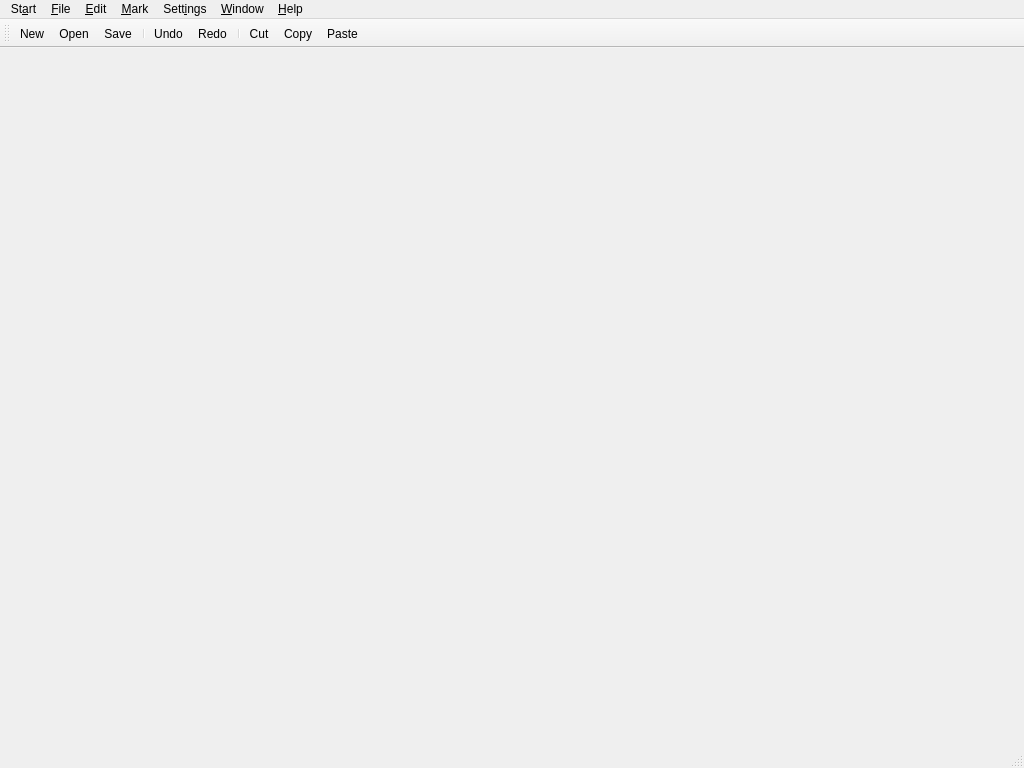
<?xml version="1.0" encoding="UTF-8"?>
<ui version="4.0">
 <class>MainWindow</class>
 <widget class="QMainWindow" name="MainWindow">
  <property name="geometry">
   <rect>
    <x>0</x>
    <y>0</y>
    <width>1024</width>
    <height>768</height>
   </rect>
  </property>
  <property name="windowTitle">
   <string>Code Editor</string>
  </property>
  <widget class="QWidget" name="centralWidget">
   <layout class="QVBoxLayout" name="verticalLayout">
    <property name="spacing">
     <number>2</number>
    </property>
    <property name="leftMargin">
     <number>2</number>
    </property>
    <property name="topMargin">
     <number>2</number>
    </property>
    <property name="rightMargin">
     <number>2</number>
    </property>
    <property name="bottomMargin">
     <number>2</number>
    </property>
    <item>
     <widget class="QWidget" name="editorContainer" native="true">
      <layout class="QVBoxLayout" name="editorContainerLayout">
       <property name="spacing">
        <number>2</number>
       </property>
       <property name="leftMargin">
        <number>0</number>
       </property>
       <property name="topMargin">
        <number>0</number>
       </property>
       <property name="rightMargin">
        <number>0</number>
       </property>
       <property name="bottomMargin">
        <number>0</number>
       </property>
       <item>
        <widget class="QWidget" name="editorPlaceholder" native="true"/>
       </item>
      </layout>
     </widget>
    </item>
   </layout>
  </widget>
  <widget class="QMenuBar" name="menuBar">
   <property name="geometry">
    <rect>
     <x>0</x>
     <y>0</y>
     <width>1024</width>
     <height>23</height>
    </rect>
   </property>
   <widget class="QMenu" name="menuStart">
    <property name="tearOffEnabled">
     <bool>true</bool>
    </property>
    <property name="title">
     <string>St&amp;art</string>
    </property>
    <addaction name="actionStartNewInstance"/>
    <addaction name="separator"/>
    <addaction name="separator"/>
    <addaction name="actionStartExit"/>
   </widget>
   <widget class="QMenu" name="menuFile">
    <property name="tearOffEnabled">
     <bool>true</bool>
    </property>
    <property name="title">
     <string>&amp;File</string>
    </property>
    <widget class="QMenu" name="menuFileRecent">
     <property name="title">
      <string>&amp;Recent</string>
     </property>
     <property name="icon">
      <iconset>
       <normaloff>:/icon/file/recent.svg</normaloff>:/icon/file/recent.svg</iconset>
     </property>
    </widget>
    <widget class="QMenu" name="menuFileType">
     <property name="title">
      <string>&amp;Type</string>
     </property>
     <property name="icon">
      <iconset>
       <normaloff>:/icon/file/type.svg</normaloff>:/icon/file/type.svg</iconset>
     </property>
    </widget>
    <widget class="QMenu" name="menuFileEncoding">
     <property name="title">
      <string>&amp;Encoding</string>
     </property>
     <property name="icon">
      <iconset>
       <normaloff>:/icon/file/encoding.svg</normaloff>:/icon/file/encoding.svg</iconset>
     </property>
     <addaction name="actionEncodingUTF8"/>
     <addaction name="actionEncodingUTF8BOM"/>
     <addaction name="actionEncodingGBK"/>
     <addaction name="actionEncodingGB2312"/>
     <addaction name="actionEncodingGB18030"/>
     <addaction name="actionEncodingBig5"/>
     <addaction name="separator"/>
     <addaction name="actionEncodingASCII"/>
     <addaction name="actionEncodingISO88591"/>
     <addaction name="actionEncodingUTF16"/>
     <addaction name="actionEncodingUTF16LE"/>
    </widget>
    <addaction name="actionFileNew"/>
    <addaction name="actionFileOpen"/>
    <addaction name="menuFileRecent"/>
    <addaction name="separator"/>
    <addaction name="actionFileSave"/>
    <addaction name="actionFileSaveAs"/>
    <addaction name="separator"/>
    <addaction name="menuFileType"/>
    <addaction name="menuFileEncoding"/>
    <addaction name="actionFileReadOnly"/>
    <addaction name="actionFileProperties"/>
    <addaction name="separator"/>
    <addaction name="actionFilePrint"/>
   </widget>
   <widget class="QMenu" name="menuEdit">
    <property name="tearOffEnabled">
     <bool>true</bool>
    </property>
    <property name="title">
     <string>&amp;Edit</string>
    </property>
    <addaction name="actionEditUndo"/>
    <addaction name="actionEditRedo"/>
    <addaction name="separator"/>
    <addaction name="actionEditCut"/>
    <addaction name="actionEditCopy"/>
    <addaction name="actionEditPaste"/>
    <addaction name="actionEditDelete"/>
    <addaction name="separator"/>
    <addaction name="actionEditGoLine"/>
    <addaction name="actionEditComment"/>
    <addaction name="actionEditUncomment"/>
    <addaction name="separator"/>
    <addaction name="actionEditFind"/>
    <addaction name="actionEditReplace"/>
   </widget>
   <widget class="QMenu" name="menuMark">
    <property name="tearOffEnabled">
     <bool>true</bool>
    </property>
    <property name="title">
     <string>&amp;Mark</string>
    </property>
    <addaction name="actionMarkGoError"/>
    <addaction name="actionMarkDeleteError"/>
    <addaction name="actionMarkCleanError"/>
    <addaction name="separator"/>
    <addaction name="actionMarkGoBookmark"/>
    <addaction name="actionMarkCreateBookmark"/>
    <addaction name="actionMarkManageBookmark"/>
    <addaction name="separator"/>
    <addaction name="actionMarkCreateBreak"/>
    <addaction name="actionMarkRemoveBreak"/>
   </widget>
   <widget class="QMenu" name="menuSettings">
    <property name="tearOffEnabled">
     <bool>true</bool>
    </property>
    <property name="title">
     <string>Sett&amp;ings</string>
    </property>
    <addaction name="actionSettingsGeneral"/>
    <addaction name="actionSettingsEditor"/>
    <addaction name="actionSettingsIPC"/>
    <addaction name="actionSettingsToolbar"/>
    <addaction name="actionSettingsHotkey"/>
   </widget>
   <widget class="QMenu" name="menuWindow">
    <property name="tearOffEnabled">
     <bool>true</bool>
    </property>
    <property name="title">
     <string>&amp;Window</string>
    </property>
    <widget class="QMenu" name="menuWindowTabs">
     <property name="title">
      <string>Open Tabs</string>
     </property>
    </widget>
    <addaction name="actionWindowCloseTab"/>
    <addaction name="actionWindowCloseAllSaved"/>
    <addaction name="actionWindowCloseAll"/>
    <addaction name="actionWindowCloseOther"/>
    <addaction name="separator"/>
    <addaction name="menuWindowTabs"/>
    <addaction name="separator"/>
    <addaction name="actionWindowNavigator"/>
    <addaction name="actionWindowSegment"/>
    <addaction name="actionWindowFindAndReplace"/>
    <addaction name="actionWindowErrorsWarnings"/>
    <addaction name="actionWindowIPCMessage"/>
   </widget>
   <widget class="QMenu" name="menuHelp">
    <property name="tearOffEnabled">
     <bool>true</bool>
    </property>
    <property name="title">
     <string>&amp;Help</string>
    </property>
    <addaction name="actionHelpAbout"/>
    <addaction name="separator"/>
    <addaction name="actionHelpHelp"/>
   </widget>
   <addaction name="menuStart"/>
   <addaction name="menuFile"/>
   <addaction name="menuEdit"/>
   <addaction name="menuMark"/>
   <addaction name="menuSettings"/>
   <addaction name="menuWindow"/>
   <addaction name="menuHelp"/>
  </widget>
  <widget class="QToolBar" name="mainToolBar">
   <attribute name="toolBarArea">
    <enum>TopToolBarArea</enum>
   </attribute>
   <attribute name="toolBarBreak">
    <bool>false</bool>
   </attribute>
   <addaction name="actionFileNew"/>
   <addaction name="actionFileOpen"/>
   <addaction name="actionFileSave"/>
   <addaction name="separator"/>
   <addaction name="actionEditUndo"/>
   <addaction name="actionEditRedo"/>
   <addaction name="separator"/>
   <addaction name="actionEditCut"/>
   <addaction name="actionEditCopy"/>
   <addaction name="actionEditPaste"/>
  </widget>
  <widget class="QStatusBar" name="statusBar"/>
  <action name="actionStartNewInstance">
   <property name="icon">
    <iconset>
     <normaloff>:/icon/start/start.svg</normaloff>
     <normalon>:/icon/start/start.svg</normalon>:/icon/start/start.svg</iconset>
   </property>
   <property name="text">
    <string>&amp;Code Editor</string>
   </property>
  </action>
  <action name="actionStartExit">
   <property name="icon">
    <iconset>
     <normaloff>:/icon/start/exit.svg</normaloff>
     <normalon>:/icon/start/exit.svg</normalon>:/icon/start/exit.svg</iconset>
   </property>
   <property name="text">
    <string>E&amp;xit</string>
   </property>
  </action>
  <action name="actionFileNew">
   <property name="icon">
    <iconset>
     <normaloff>:/icon/file/new.svg</normaloff>
     <normalon>:/icon/file/new.svg</normalon>:/icon/file/new.svg</iconset>
   </property>
   <property name="text">
    <string>&amp;New</string>
   </property>
  </action>
  <action name="actionFileOpen">
   <property name="icon">
    <iconset>
     <normaloff>:/icon/file/open.svg</normaloff>
     <normalon>:/icon/file/open.svg</normalon>:/icon/file/open.svg</iconset>
   </property>
   <property name="text">
    <string>&amp;Open...</string>
   </property>
  </action>
  <action name="actionFileSave">
   <property name="icon">
    <iconset>
     <normaloff>:/icon/file/save.svg</normaloff>
     <normalon>:/icon/file/save.svg</normalon>:/icon/file/save.svg</iconset>
   </property>
   <property name="text">
    <string>&amp;Save</string>
   </property>
  </action>
  <action name="actionFileSaveAs">
   <property name="icon">
    <iconset>
     <normaloff>:/icon/file/save_as.svg</normaloff>
     <normalon>:/icon/file/save_as.svg</normalon>:/icon/file/save_as.svg</iconset>
   </property>
   <property name="text">
    <string>Save A&amp;s...</string>
   </property>
  </action>
  <action name="actionFileProperties">
   <property name="icon">
    <iconset>
     <normaloff>:/icon/file/properties.svg</normaloff>
     <normalon>:/icon/file/properties.svg</normalon>:/icon/file/properties.svg</iconset>
   </property>
   <property name="text">
    <string>Prope&amp;rties...</string>
   </property>
  </action>
  <action name="actionFileReadOnly">
   <property name="checkable">
    <bool>true</bool>
   </property>
   <property name="icon">
    <iconset>
     <normaloff>:/icon/file/file.svg</normaloff>
     <normalon>:/icon/file/file.svg</normalon>:/icon/file/file.svg</iconset>
   </property>
   <property name="text">
    <string>&amp;Read Only</string>
   </property>
  </action>
  <action name="actionEncodingUTF8">
   <property name="checkable">
    <bool>true</bool>
   </property>
   <property name="text">
    <string>UTF-8</string>
   </property>
  </action>
  <action name="actionEncodingUTF8BOM">
   <property name="checkable">
    <bool>true</bool>
   </property>
   <property name="text">
    <string>UTF-8 with BOM</string>
   </property>
  </action>
  <action name="actionEncodingGBK">
   <property name="checkable">
    <bool>true</bool>
   </property>
   <property name="text">
    <string>GBK</string>
   </property>
  </action>
  <action name="actionEncodingGB2312">
   <property name="checkable">
    <bool>true</bool>
   </property>
   <property name="text">
    <string>GB2312</string>
   </property>
  </action>
  <action name="actionEncodingGB18030">
   <property name="checkable">
    <bool>true</bool>
   </property>
   <property name="text">
    <string>GB18030</string>
   </property>
  </action>
  <action name="actionEncodingBig5">
   <property name="checkable">
    <bool>true</bool>
   </property>
   <property name="text">
    <string>Big5</string>
   </property>
  </action>
  <action name="actionEncodingASCII">
   <property name="checkable">
    <bool>true</bool>
   </property>
   <property name="text">
    <string>ASCII</string>
   </property>
  </action>
  <action name="actionEncodingISO88591">
   <property name="checkable">
    <bool>true</bool>
   </property>
   <property name="text">
    <string>ISO-8859-1</string>
   </property>
  </action>
  <action name="actionEncodingUTF16">
   <property name="checkable">
    <bool>true</bool>
   </property>
   <property name="text">
    <string>UTF-16</string>
   </property>
  </action>
  <action name="actionEncodingUTF16LE">
   <property name="checkable">
    <bool>true</bool>
   </property>
   <property name="text">
    <string>UTF-16 LE</string>
   </property>
  </action>
  <action name="actionFilePrint">
   <property name="icon">
    <iconset>
     <normaloff>:/icon/file/print.svg</normaloff>
     <normalon>:/icon/file/print.svg</normalon>:/icon/file/print.svg</iconset>
   </property>
   <property name="text">
    <string>&amp;Print...</string>
   </property>
  </action>
  <action name="actionEditUndo">
   <property name="icon">
    <iconset>
     <normaloff>:/icon/edit/undo.svg</normaloff>
     <normalon>:/icon/edit/undo.svg</normalon>:/icon/edit/undo.svg</iconset>
   </property>
   <property name="text">
    <string>&amp;Undo</string>
   </property>
  </action>
  <action name="actionEditRedo">
   <property name="icon">
    <iconset>
     <normaloff>:/icon/edit/redo.svg</normaloff>
     <normalon>:/icon/edit/redo.svg</normalon>:/icon/edit/redo.svg</iconset>
   </property>
   <property name="text">
    <string>&amp;Redo</string>
   </property>
  </action>
  <action name="actionEditCut">
   <property name="icon">
    <iconset>
     <normaloff>:/icon/edit/cut.svg</normaloff>
     <normalon>:/icon/edit/cut.svg</normalon>:/icon/edit/cut.svg</iconset>
   </property>
   <property name="text">
    <string>Cu&amp;t</string>
   </property>
  </action>
  <action name="actionEditCopy">
   <property name="icon">
    <iconset>
     <normaloff>:/icon/edit/copy.svg</normaloff>
     <normalon>:/icon/edit/copy.svg</normalon>:/icon/edit/copy.svg</iconset>
   </property>
   <property name="text">
    <string>&amp;Copy</string>
   </property>
  </action>
  <action name="actionEditPaste">
   <property name="icon">
    <iconset>
     <normaloff>:/icon/edit/paste.svg</normaloff>
     <normalon>:/icon/edit/paste.svg</normalon>:/icon/edit/paste.svg</iconset>
   </property>
   <property name="text">
    <string>&amp;Paste</string>
   </property>
  </action>
  <action name="actionEditDelete">
   <property name="icon">
    <iconset>
     <normaloff>:/icon/edit/delete.svg</normaloff>
     <normalon>:/icon/edit/delete.svg</normalon>:/icon/edit/delete.svg</iconset>
   </property>
   <property name="text">
    <string>&amp;Delete</string>
   </property>
  </action>
  <action name="actionEditGoLine">
   <property name="icon">
    <iconset>
     <normaloff>:/icon/edit/go_line.svg</normaloff>
     <normalon>:/icon/edit/go_line.svg</normalon>:/icon/edit/go_line.svg</iconset>
   </property>
   <property name="text">
    <string>&amp;Go Line...</string>
   </property>
  </action>
  <action name="actionEditComment">
   <property name="icon">
    <iconset>
     <normaloff>:/icon/edit/comment.svg</normaloff>
     <normalon>:/icon/edit/comment.svg</normalon>:/icon/edit/comment.svg</iconset>
   </property>
   <property name="text">
    <string>&amp;Comment</string>
   </property>
  </action>
  <action name="actionEditUncomment">
   <property name="text">
    <string>&amp;Uncomment</string>
   </property>
  </action>
  <action name="actionEditFind">
   <property name="icon">
    <iconset>
     <normaloff>:/icon/edit/find.svg</normaloff>
     <normalon>:/icon/edit/find.svg</normalon>:/icon/edit/find.svg</iconset>
   </property>
   <property name="text">
    <string>&amp;Find...</string>
   </property>
  </action>
  <action name="actionEditReplace">
   <property name="text">
    <string>&amp;Replace...</string>
   </property>
  </action>
  <action name="actionMarkGoError">
   <property name="icon">
    <iconset>
     <normaloff>:/icon/mark/go_error.svg</normaloff>
     <normalon>:/icon/mark/go_error.svg</normalon>:/icon/mark/go_error.svg</iconset>
   </property>
   <property name="text">
    <string>&amp;Go Error...</string>
   </property>
  </action>
  <action name="actionMarkDeleteError">
   <property name="text">
    <string>&amp;Delete Error</string>
   </property>
  </action>
  <action name="actionMarkCleanError">
   <property name="text">
    <string>C&amp;lean Error</string>
   </property>
  </action>
  <action name="actionMarkGoBookmark">
   <property name="icon">
    <iconset>
     <normaloff>:/icon/mark/go_bookmark.svg</normaloff>
     <normalon>:/icon/mark/go_bookmark.svg</normalon>:/icon/mark/go_bookmark.svg</iconset>
   </property>
   <property name="text">
    <string>Go &amp;BookMark</string>
   </property>
  </action>
  <action name="actionMarkCreateBookmark">
   <property name="icon">
    <iconset>
     <normaloff>:/icon/mark/create_bookmark.svg</normaloff>
     <normalon>:/icon/mark/create_bookmark.svg</normalon>:/icon/mark/create_bookmark.svg</iconset>
   </property>
   <property name="text">
    <string>&amp;Create BookMark</string>
   </property>
  </action>
  <action name="actionMarkManageBookmark">
   <property name="icon">
    <iconset>
     <normaloff>:/icon/mark/manage_bookmark.svg</normaloff>
     <normalon>:/icon/mark/manage_bookmark.svg</normalon>:/icon/mark/manage_bookmark.svg</iconset>
   </property>
   <property name="text">
    <string>&amp;Manage Bookmark...</string>
   </property>
  </action>
  <action name="actionMarkCreateBreak">
   <property name="icon">
    <iconset>
     <normaloff>:/icon/mark/create_break.svg</normaloff>
     <normalon>:/icon/mark/create_break.svg</normalon>:/icon/mark/create_break.svg</iconset>
   </property>
   <property name="text">
    <string>&amp;Create Break</string>
   </property>
  </action>
  <action name="actionMarkRemoveBreak">
   <property name="text">
    <string>&amp;Remove Break</string>
   </property>
  </action>
  <action name="actionSettingsGeneral">
   <property name="icon">
    <iconset>
     <normaloff>:/icon/settings/general.svg</normaloff>
     <normalon>:/icon/settings/general.svg</normalon>:/icon/settings/general.svg</iconset>
   </property>
   <property name="text">
    <string>&amp;General...</string>
   </property>
  </action>
  <action name="actionSettingsEditor">
   <property name="icon">
    <iconset>
     <normaloff>:/icon/settings/edit.svg</normaloff>
     <normalon>:/icon/settings/edit.svg</normalon>:/icon/settings/edit.svg</iconset>
   </property>
   <property name="text">
    <string>&amp;Editor...</string>
   </property>
  </action>
  <action name="actionSettingsIPC">
   <property name="icon">
    <iconset>
     <normaloff>:/icon/settings/ipc.svg</normaloff>
     <normalon>:/icon/settings/ipc.svg</normalon>:/icon/settings/ipc.svg</iconset>
   </property>
   <property name="text">
    <string>&amp;IPC...</string>
   </property>
  </action>
  <action name="actionSettingsToolbar">
   <property name="icon">
    <iconset>
     <normaloff>:/icon/settings/toolbar.svg</normaloff>
     <normalon>:/icon/settings/toolbar.svg</normalon>:/icon/settings/toolbar.svg</iconset>
   </property>
   <property name="text">
    <string>&amp;Toolbar...</string>
   </property>
  </action>
  <action name="actionSettingsHotkey">
   <property name="icon">
    <iconset>
     <normaloff>:/icon/settings/hotkey.svg</normaloff>
     <normalon>:/icon/settings/hotkey.svg</normalon>:/icon/settings/hotkey.svg</iconset>
   </property>
   <property name="text">
    <string>&amp;Hotkey...</string>
   </property>
  </action>
  <action name="actionWindowCloseTab">
   <property name="icon">
    <iconset>
     <normaloff>:/icon/window/close_tab.svg</normaloff>
     <normalon>:/icon/window/close_tab.svg</normalon>:/icon/window/close_tab.svg</iconset>
   </property>
   <property name="text">
    <string>&amp;Close Tab</string>
   </property>
  </action>
  <action name="actionWindowCloseAllSaved">
   <property name="icon">
    <iconset>
     <normaloff>:/icon/window/close_all_saved.svg</normaloff>
     <normalon>:/icon/window/close_all_saved.svg</normalon>:/icon/window/close_all_saved.svg</iconset>
   </property>
   <property name="text">
    <string>&amp;Close All Saved</string>
   </property>
  </action>
  <action name="actionWindowCloseAll">
   <property name="text">
    <string>Close &amp;All</string>
   </property>
  </action>
  <action name="actionWindowCloseOther">
   <property name="icon">
    <iconset>
     <normaloff>:/icon/window/close_the_other.svg</normaloff>
     <normalon>:/icon/window/close_the_other.svg</normalon>:/icon/window/close_the_other.svg</iconset>
   </property>
   <property name="text">
    <string>Close The &amp;Other</string>
   </property>
  </action>
  <action name="actionWindowNavigator">
   <property name="checkable">
    <bool>true</bool>
   </property>
   <property name="checked">
    <bool>false</bool>
   </property>
   <property name="text">
    <string>&amp;Navigator</string>
   </property>
  </action>
  <action name="actionWindowSegment">
   <property name="checkable">
    <bool>true</bool>
   </property>
   <property name="checked">
    <bool>false</bool>
   </property>
   <property name="text">
    <string>&amp;Segment</string>
   </property>
  </action>
  <action name="actionWindowFindAndReplace">
   <property name="checkable">
    <bool>true</bool>
   </property>
   <property name="checked">
    <bool>false</bool>
   </property>
   <property name="text">
    <string>Find And &amp;Replace</string>
   </property>
  </action>
  <action name="actionWindowErrorsWarnings">
   <property name="checkable">
    <bool>true</bool>
   </property>
   <property name="checked">
    <bool>false</bool>
   </property>
   <property name="text">
    <string>Errors And &amp;Warnings</string>
   </property>
  </action>
  <action name="actionWindowIPCMessage">
   <property name="checkable">
    <bool>true</bool>
   </property>
   <property name="checked">
    <bool>false</bool>
   </property>
   <property name="text">
    <string>&amp;IPC Message</string>
   </property>
  </action>
  <action name="actionHelpAbout">
   <property name="icon">
    <iconset>
     <normaloff>:/icon/help/about.svg</normaloff>
     <normalon>:/icon/help/about.svg</normalon>:/icon/help/about.svg</iconset>
   </property>
   <property name="text">
    <string>&amp;About</string>
   </property>
  </action>
  <action name="actionHelpHelp">
   <property name="icon">
    <iconset>
     <normaloff>:/icon/help/help.svg</normaloff>
     <normalon>:/icon/help/help.svg</normalon>:/icon/help/help.svg</iconset>
   </property>
   <property name="text">
    <string>&amp;Help</string>
   </property>
  </action>
 </widget>
 <layoutdefault spacing="6" margin="11"/>
 <resources/>
 <connections/>
</ui>
